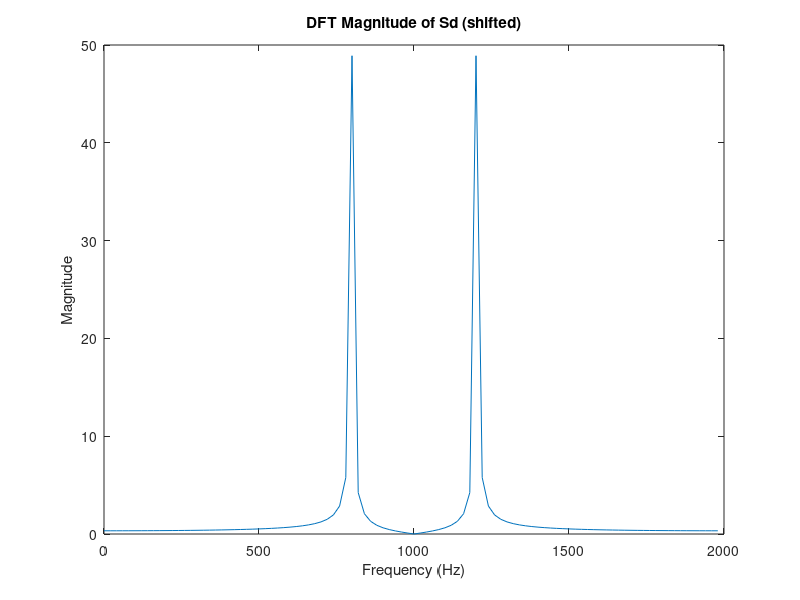
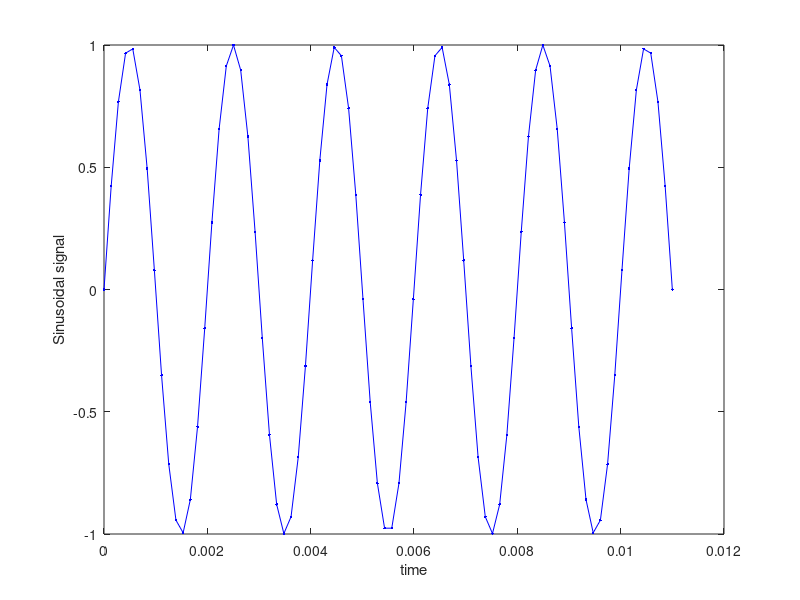
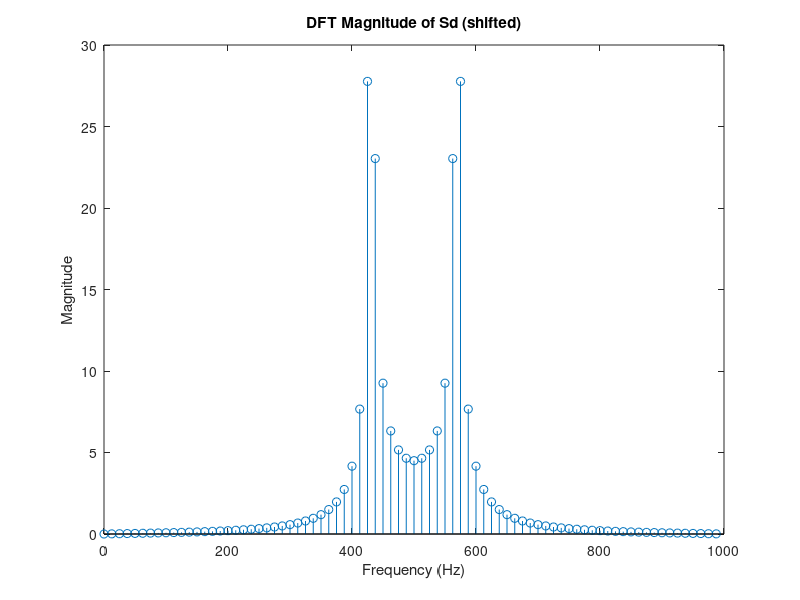
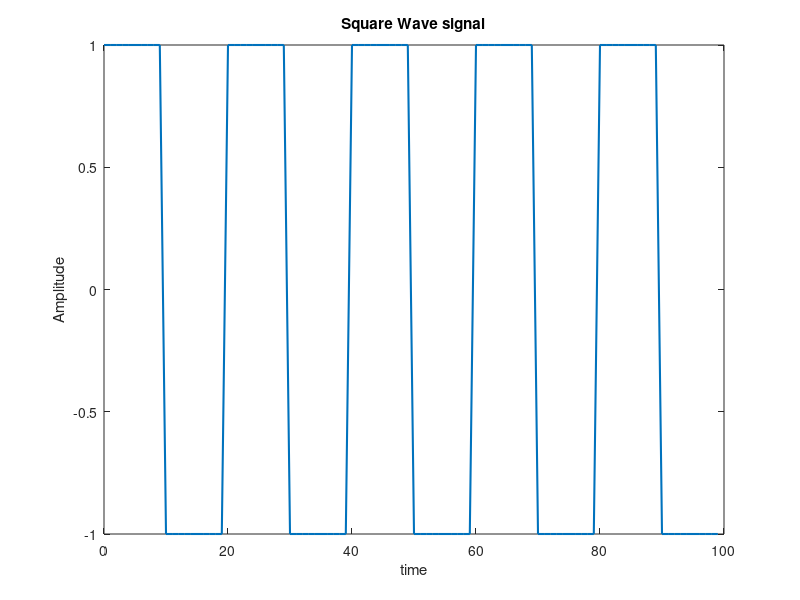

Here is the MATLAB script that generated these plots, in order:
clear all; 
close all; 
clc; 

%% Question 1 
fd=1000; 
nt=10; 
n=100; 
period=1/fd; %length of one period in terms of time
t=linspace(0,period*nt,n); %total length of time of ten periods divided into 100 points
sd=sin(2*pi*fd*t); %sinosoidal signal for the time period t

figure, plot(t,sd, 'b.-')
xlabel("time");
ylabel("Sinusoidal signal");

%% Question 2
Sd = fft(sd);
abs_sd = abs(fftshift(Sd));
l=length(Sd);  
disp(["The length of the DFT of sd is ", l]);
bins = (0: l-1);
fs=fd*2; % Frequency of sampling
freq = bins * fs/l;
plot(freq, abs_sd);
xlabel('Frequency (Hz)');
ylabel('Magnitude');
title('DFT Magnitude of Sd (shifted)');

%% Question 3
fd=500; nt=5.5; n=80; 
period=1/fd; %length of one period in terms of time
t=linspace(0,period*nt,n); %total length of time of ten periods divided into 100 points
sd=sin(2*pi*fd*t); %sinosoidal signal for the time period t
figure, plot(t,sd, 'b.-'), xlabel("time"); ylabel("Sinusoidal signal");

Sd = fft(sd);
abs_sd = abs(fftshift(Sd));
l=length(Sd);  
disp(["The length of the DFT of sd is ", l]);
bins = (0: l-1);
fs=fd*2; % Frequency of sampling
freq = bins * fs/l;
figure;
stem(freq, abs_sd); xlabel('Frequency (Hz)'); ylabel('Magnitude');
title('DFT Magnitude of Sd (shifted)');

%% Question 4
wl = 10;   % wave Length
imp = 10;  % Inter-Pulse Interval
Nt =  5;   % Number Of Cycles
ts = Nt/imp; % sampling interval
sq = repmat([ones(1,wl) ones(1,imp)*(-1)], 1, Nt); % periodic wave
t = 0:length(sq)-1;                            % Time Vector
figure;
plot(t, sq, 'LineWidth',1.5)
ylabel('Amplitude'), xlabel('time'), title('Square Wave signal')

%% Fourier Transform
sq_fft = fft(sq); l = length(sq_fft);
disp(["The length of the DFT of sq is ", l]);
f = (0:length(sq)-1)/ts;
figure;
stem(f,abs(fftshift(sq_fft)))
title('DFT Magnitude of Square Signal')
xlabel('Frequency'), ylabel('Magnitude')